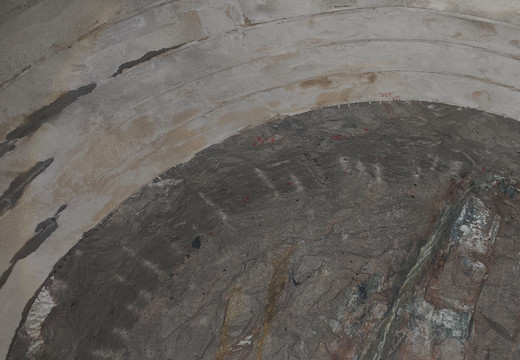
#> input picture animation/assets/capture_1.jpg, 520 x 360 px, given in place of real_face_RK4_970.jpg, which was not available
$ python prepare_assets.py
#> lines starting #> are read from the running program, lines starting #| are printed output that depends on the picture; pictures that were not available may be replaced by others from this repository, and a replacement may not be noted
"""Prepare browser-friendly assets from the real RK4+970 results.

The animation deliberately uses the measured face photograph, the generated
geological sketch, and the candidate trace/region geometry from this project.
No synthetic geology is substituted for the measured sample.
"""
from __future__ import annotations

import json
import math
from pathlib import Path

import cv2
import numpy as np
from PIL import Image, ImageEnhance, ImageFilter

ROOT = Path(__file__).resolve().parents[1]
OUT = ROOT / "animation" / "assets"
DATA = ROOT / "animation" / "data"
OUT.mkdir(parents=True, exist_ok=True)
DATA.mkdir(parents=True, exist_ok=True)

RUN = ROOT / "outputs" / "real_RK4_970"


def save_jpeg(src: Path, dst: Path, size=(1600, 1200), quality=92):
#> called with size = (1600, 1200), quality = 92
    im = Image.open(src).convert("RGB")
#> im is the input picture: PIL image 520x360 RGB; mean R, G, B 103.3, 99.3, 94.9
    im = im.resize(size, Image.LANCZOS)
#> im: PIL image 1600x1200 RGB
#> call 2 of save_jpeg, with size = (1600, 1200), quality = 94
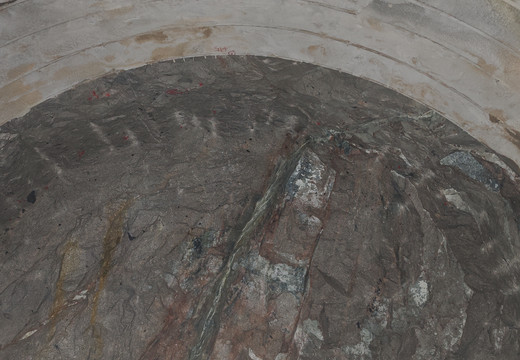
#> input picture animation/assets/capture_2.jpg, 520 x 360 px, given in place of geological_sketch.png, which was not available
#> in save_jpeg, im is the input picture: PIL image 520x360 RGB; mean R, G, B 99.4, 95.4, 91.1
#> call 3 of save_jpeg, with size = (1600, 1200), quality = 90
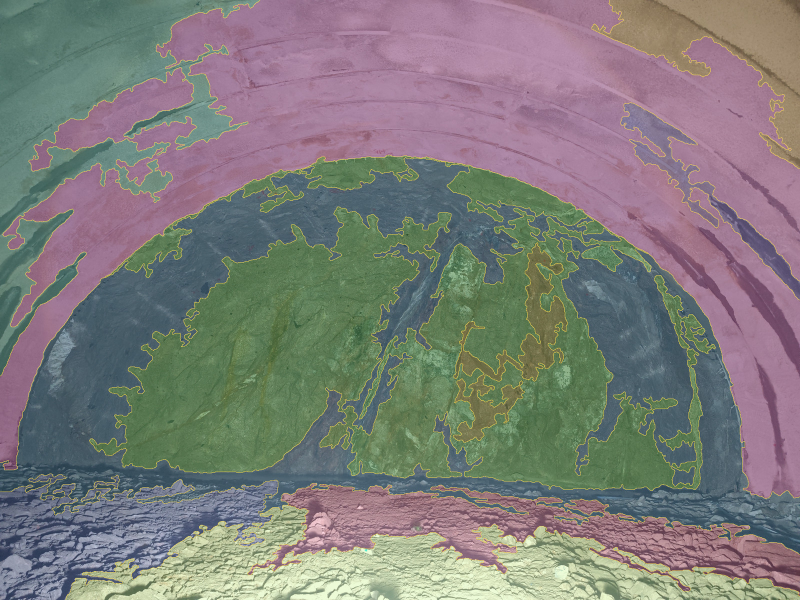
#> input picture animation/assets/lithology_overlay.jpg, 1600 x 1200 px, given in place of lithology_overlay.png, which was not available (shown at 1/2 size)
#> in save_jpeg, im is the input picture: PIL image 1600x1200 RGB; mean R, G, B 126.2, 125, 122
#> call 4 of save_jpeg, with size = (1600, 1200), quality = 90
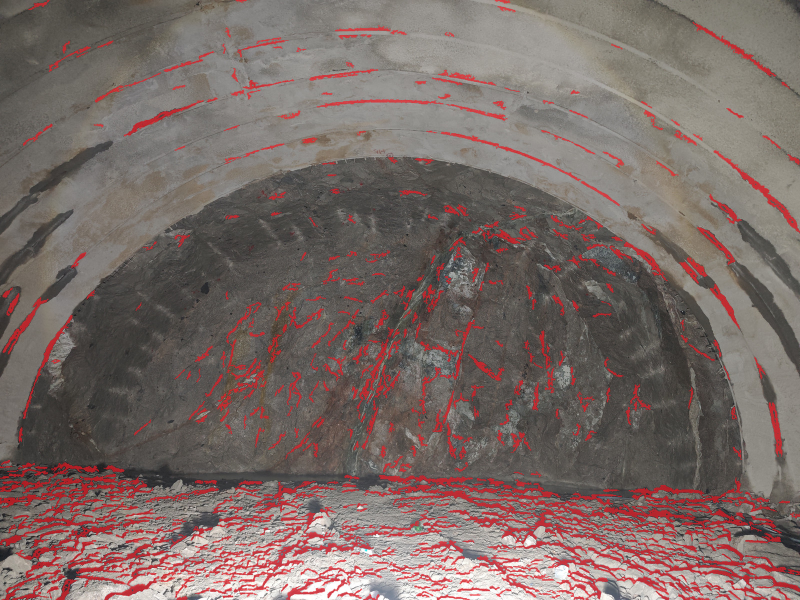
#> input picture animation/assets/fracture_overlay.jpg, 1600 x 1200 px, given in place of fracture_overlay.png, which was not available (shown at 1/2 size)
#> in save_jpeg, im is the input picture: PIL image 1600x1200 RGB; mean R, G, B 122.7, 106.1, 102
    im.save(dst, quality=quality, subsampling=0, optimize=True)


def save_png(src: Path, dst: Path, size=(1600, 1200)):
    im = Image.open(src).convert("RGB")
    im = im.resize(size, Image.LANCZOS)
    im.save(dst, optimize=True)


def make_thumbnail(src: Path, dst: Path, crop, size=(520, 360), quality=90):
#> called with crop = (0.03, 0.05, 0.63, 0.72), size = (520, 360), quality = 90
    im = Image.open(src).convert("RGB")
    w, h = im.size
#> w = 520; h = 360
    box = (int(crop[0] * w), int(crop[1] * h), int(crop[2] * w), int(crop[3] * h))
#> box = (15, 18, 327, 259)
    im = im.crop(box)
#> im: PIL image 312x241 RGB
    # cover-crop to requested aspect
    tw, th = size
    scale = max(tw / im.width, th / im.height)
#> scale = 1.67
    im = im.resize((max(1, int(im.width * scale)), max(1, int(im.height * scale))), Image.LANCZOS)
#> im: PIL image 520x401 RGB
    left = (im.width - tw) // 2
#> left = 0
    top = (im.height - th) // 2
#> top = 20
    im = im.crop((left, top, left + tw, top + th))
#> im: PIL image 520x360 RGB
    im.save(dst, quality=quality, subsampling=0, optimize=True)


def simplify(points, tolerance):
    arr = np.asarray(points, dtype=np.float32).reshape(-1, 1, 2)
    approx = cv2.approxPolyDP(arr, tolerance, False).reshape(-1, 2)
    return approx.tolist()


def main():
    face = ROOT / "examples" / "real_face_RK4_970.jpg"
    sketch = RUN / "geological_sketch.png"
    lith = RUN / "lithology_overlay.png"
    frac = RUN / "fracture_overlay.png"

    save_jpeg(face, OUT / "face.jpg")
    save_jpeg(sketch, OUT / "sketch.jpg", quality=94)
    save_jpeg(lith, OUT / "lithology_overlay.jpg", quality=90)
    save_jpeg(frac, OUT / "fracture_overlay.jpg", quality=90)

    # Capture thumbnails: three deliberately different, plausible viewpoints of
    # the same measured face. They are crops, not fabricated rock surfaces.
    make_thumbnail(face, OUT / "capture_1.jpg", (0.03, 0.05, 0.63, 0.72))
    make_thumbnail(face, OUT / "capture_2.jpg", (0.22, 0.12, 0.82, 0.79))
    make_thumbnail(face, OUT / "capture_3.jpg", (0.36, 0.03, 0.96, 0.70))
#> call 3 of make_thumbnail, with crop = (0.36, 0.03, 0.96, 0.7), size = (520, 360), quality = 90
#> in make_thumbnail (call 3), `im = im.crop(box)`:
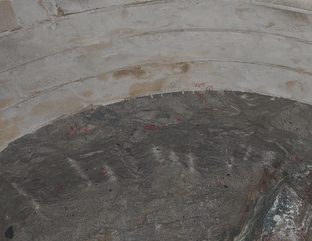
#> im: PIL image 312x241 RGB; mean R, G, B 108.1, 104.7, 100.6
#> in make_thumbnail (call 3), `im = im.crop((left, top, left + tw, top + th))`:
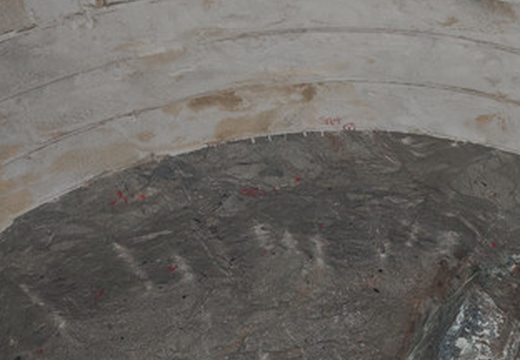
#> im: PIL image 520x360 RGB; mean R, G, B 107.4, 104, 100

    # A soft luminance mask and a detail crop for the "orthophoto" card.
    make_thumbnail(sketch, OUT / "sketch_thumb.jpg", (0.02, 0.02, 0.98, 0.98), size=(720, 540), quality=92)
#> call 4 of make_thumbnail, with crop = (0.02, 0.02, 0.98, 0.98), size = (720, 540), quality = 92
#> in make_thumbnail (call 4), `im = im.crop(box)`:
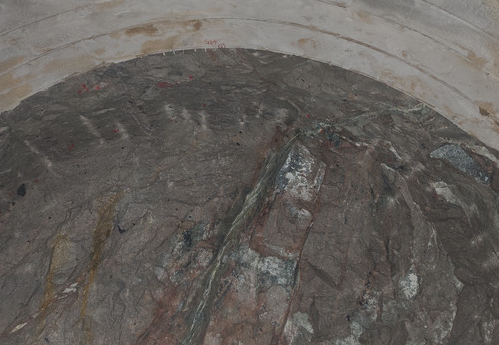
#> im: PIL image 499x345 RGB; mean R, G, B 98.6, 94.7, 90.4
#> in make_thumbnail (call 4), `im = im.crop((left, top, left + tw, top + th))`:
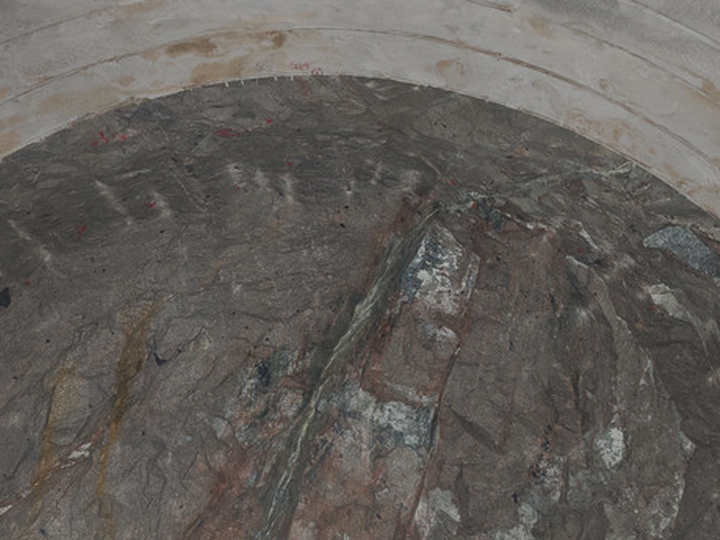
#> im: PIL image 720x540 RGB; mean R, G, B 98.6, 94.6, 90.3

#> (the run stopped early here; a loop or call above may not have finished)
